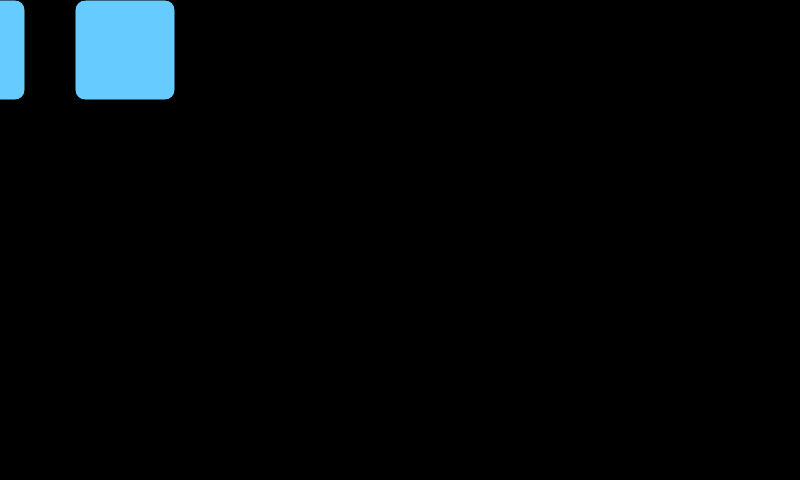
Frame 1 (no input)
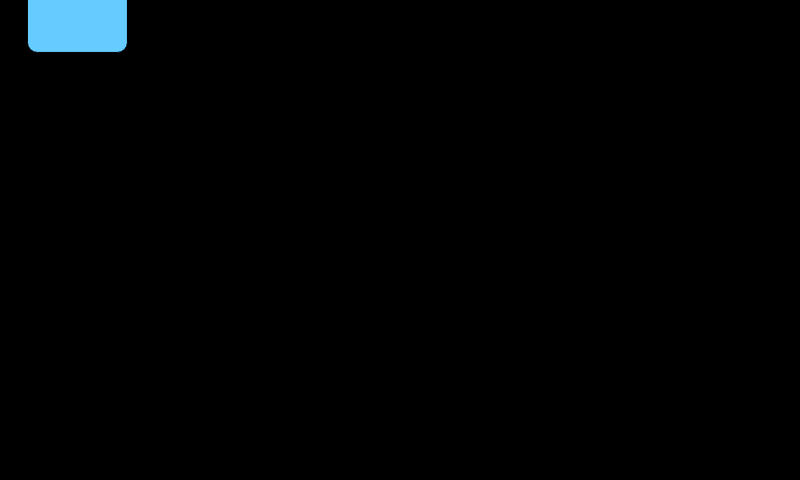
Frame 60 (no input)
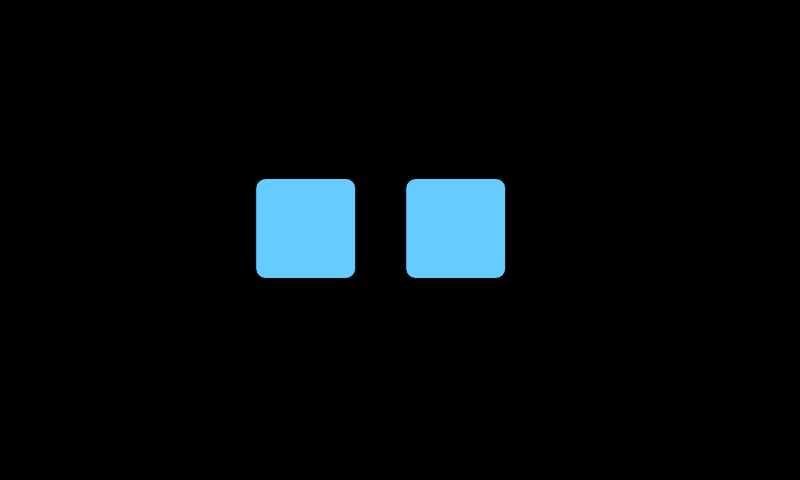
Frame 120 (the mouse pressed at the canvas centre since frame 60)

The p5.js sketch that drew these frames (run headless with seeded random() and noise() and a simulated clock; from frame 60 on, the mouse is pressed at the canvas centre):

// p5.js sketch
// ── sketch.js
let totalFrames = 120;
let counter = 0

let eyeWidth = 100;
let eyeHeight = 100;
let eyeRadius = 10;
let eyeSpacing = 150;

let x = 50;
let y = 50;
let easingConstant = 0.05;

function setup() {
  createCanvas(800, 480);
}

function draw() {
	let percent = counter / totalFrames;
	
	//translate( width/2, height/2);

  render(percent)
	counter++;
}

function render(percent) {
	background(0);
	fill(255);
	eyes(x, y, eyeSpacing, eyeWidth, eyeHeight, eyeRadius);
	easing()
}

function eyes(x, y, hgap, w, h, r) {
	let halfGap = hgap / 2;
	let xleft = x - halfGap;
	let xright = x + halfGap;
	fill('#66ccff');
	rectMode(CENTER)
	rect(xleft, y, w, h, r);
	rect(xright, y, w, h, r);
}

function easing() {
	let targetX = mouseX;
	let dx = targetX - x;
  x += dx * easingConstant;
	
	let targetY = mouseY;
  let dy = targetY - y;
  y += dy * easingConstant;
}
